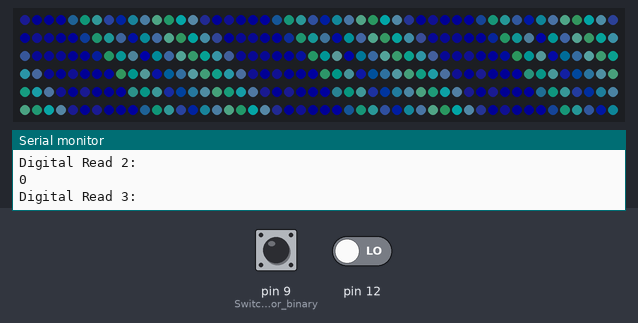
The sketch below on a simulated Arduino Uno, built with avr-gcc and run on an emulated ATmega328P. On the bench: 300 RGB LEDs in strip order, left to right, continuing on the next row, the last lines printed to the serial monitor. Inputs (shaded band) come from the test bench; at power-on: pin 9 (Switch_inputs_for_binary) LOW, pin 12 LOW. Dim RGB values are drawn brighter than linear.

Above: at 4.28 s.
4.3 s: pin 9 (Switch_inputs_for_binary) pulled HIGH for 0.15 s
At 4.41 s:
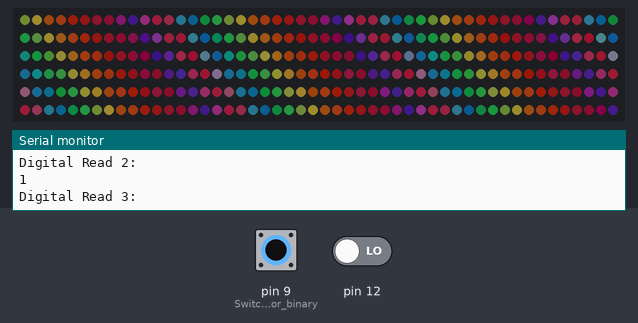
5.0 s: pin 12 driven HIGH
At 5.07 s:
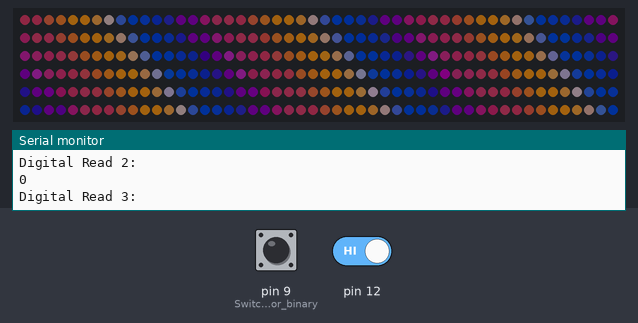
6.6 s: pin 9 (Switch_inputs_for_binary) pulled HIGH for 1 s
At 6.64 s:
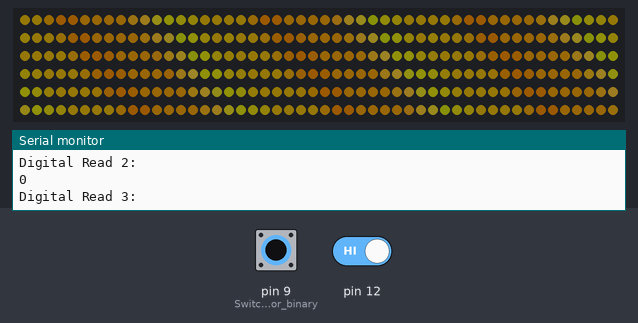
8.2 s: pin 12 driven LOW
At 8.25 s:
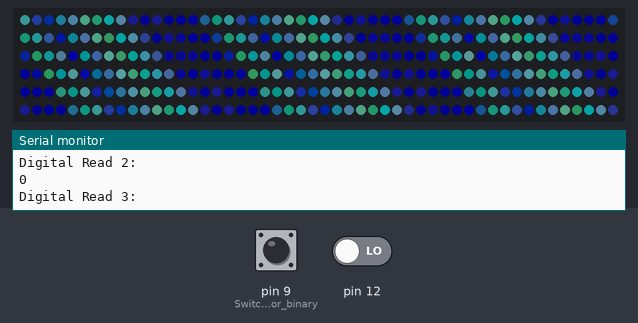

The sketch:

myProject.ino
```cpp
//Will Langas
//November, 2018
//Bedroom Lights V1.5

#include <FastLED.h>

#define LED_PIN     4 //Arduino pin in use
#define NUM_LEDS    300 //Number of leds in array
#define BRIGHTNESS  100 //Brightness value 0-255
#define LED_TYPE    WS2811
#define COLOR_ORDER GRB
CRGB leds[NUM_LEDS]; //Initialize array for lights

#define UPDATES_PER_SECOND 60

CRGBPalette16 currentPalette; //Initializes that a palette is in use
TBlendType    currentBlending;

void setup() {
  delay(3000); // power-up safety delay
  FastLED.addLeds<LED_TYPE, LED_PIN, COLOR_ORDER>(leds, NUM_LEDS).setCorrection( TypicalLEDStrip ); //Configures the strip
  FastLED.setBrightness(BRIGHTNESS); //Set brightness

  pinMode(9,INPUT); //Switch inputs for binary selection
  pinMode(12,INPUT);

  Serial.begin(9600);
  Serial.println("System Initialized");

  currentPalette = RainbowColors_p; //Sets a starting palette, this palette is not used, only for startup
  currentBlending = LINEARBLEND;

  FastLED.setMaxPowerInVoltsAndMilliamps(5,1000); //IMPORTANT SHIT RIGHT HERE. LIMIT POWER THROUGH THIS LINE. COMMENT IF DESIRED.
}

DEFINE_GRADIENT_PALETTE( trove_gp ) { //Rainbowish
    0,  12, 23, 11,
   12,   8, 52, 27,
   25,  32,142, 64,
   38,  55, 68, 30,
   51, 190,135, 45,
   63, 201,175, 59,
   76, 186, 80, 20,
   89, 220, 79, 32,
  101, 184, 33, 14,
  114, 137, 16, 15,
  127, 118, 20, 27,
  140,  79, 16, 35,
  153,  67,  8, 26,
  165,  22,  9, 42,
  178,  11,  3, 34,
  191,  58, 31,109,
  204, 186, 49, 83,
  216, 182, 25, 55,
  229,  39, 90,100,
  242,  15, 81,132,
  255,  68,135, 52};

DEFINE_GRADIENT_PALETTE( aquamarinemermaid_gp ) { //Purple, Blue, Pink
    0,  23,  4, 32,
   63,  98, 31, 52,
  127, 224,138, 24,
  191,   7, 55,164,
  255,  23,  4, 32};

  DEFINE_GRADIENT_PALETTE( friendshipfairy_gp ) { //Yellows
    0,  98,103, 14,
   53, 128,111, 11,
   91, 132,109, 12,
  132, 167, 99,  7,
  160, 157,105, 10,
  193, 159,108, 11,
  247, 184,154, 47,
  255, 184,154, 47};

void loop()
{

  Serial.println("Digital Read 2: "); //For reference to switches
  Serial.println(digitalRead(9));
  Serial.println("Digital Read 3: ");
  Serial.println(digitalRead(12));

  static uint8_t startIndex = 0;
  startIndex = startIndex + 1; /* motion speed */

  Fill(startIndex); //Fills in the LED strip with given palette

  FastLED.show(); //Built in function that displays the LEDS
  FastLED.delay(1000 / UPDATES_PER_SECOND);

  if(digitalRead(9) == 1 && digitalRead(12) == 1){ //11
    currentPalette = friendshipfairy_gp; currentBlending = LINEARBLEND;
  }else if(digitalRead(9) == 1 && digitalRead(12) == 0){ //10
    currentPalette = trove_gp; currentBlending = LINEARBLEND;
  } else if(digitalRead(9) == 0 && digitalRead(12) == 1){ //01
    currentPalette = aquamarinemermaid_gp; currentBlending = LINEARBLEND;
  } else if(digitalRead(9) == 0 && digitalRead(12) == 0){ //00
    currentPalette = OceanColors_p; currentBlending = LINEARBLEND;
    }
}

void Fill( uint8_t colorIndex) //Function that loops through and fulls the LED array
{
  uint8_t brightness = 100;

  for ( int i = 0; i < NUM_LEDS; i++) {
    leds[i] = ColorFromPalette(currentPalette, colorIndex, brightness, currentBlending);
    colorIndex += 15; // Lower this number if you want a more gradual color change
    //delay(750) Uncomment this line if you want the array to fill up consecutively
  }
}
```

Measured:
- after the input at 4.3 s, the LEDs: first differ from a run without the input after 0.06 s (image 1 shows a later state)
- after the input at 5.0 s, the LEDs: first differ from a run without the input after 0.06 s (image 2)
- after the input at 6.6 s, the LEDs: change at once (image 3)
- after the input at 8.2 s, the LEDs: first differ from a run without the input after 0.05 s (image 4)
